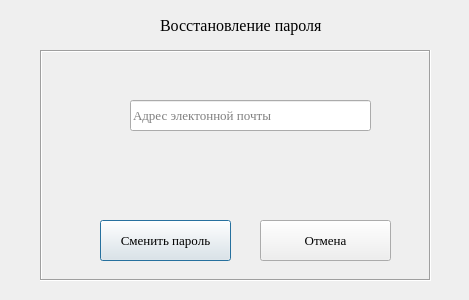
<?xml version="1.0" encoding="UTF-8"?>
<ui version="4.0">
 <class>Dialog</class>
 <widget class="QDialog" name="Dialog">
  <property name="geometry">
   <rect>
    <x>0</x>
    <y>0</y>
    <width>469</width>
    <height>300</height>
   </rect>
  </property>
  <property name="windowTitle">
   <string>Восстановление пароля</string>
  </property>
  <widget class="QLabel" name="label">
   <property name="geometry">
    <rect>
     <x>100</x>
     <y>10</y>
     <width>261</width>
     <height>31</height>
    </rect>
   </property>
   <property name="font">
    <font>
     <family>Times New Roman</family>
     <pointsize>12</pointsize>
    </font>
   </property>
   <property name="text">
    <string>               Восстановление пароля</string>
   </property>
  </widget>
  <widget class="QFrame" name="frame">
   <property name="geometry">
    <rect>
     <x>40</x>
     <y>50</y>
     <width>391</width>
     <height>231</height>
    </rect>
   </property>
   <property name="frameShape">
    <enum>QFrame::Box</enum>
   </property>
   <property name="frameShadow">
    <enum>QFrame::Sunken</enum>
   </property>
   <widget class="QLineEdit" name="lineEdit_2">
    <property name="geometry">
     <rect>
      <x>90</x>
      <y>50</y>
      <width>241</width>
      <height>31</height>
     </rect>
    </property>
    <property name="font">
     <font>
      <family>Times New Roman</family>
      <pointsize>10</pointsize>
     </font>
    </property>
    <property name="text">
     <string/>
    </property>
    <property name="placeholderText">
     <string>Адрес электонной почты</string>
    </property>
   </widget>
   <widget class="QPushButton" name="pushButton">
    <property name="geometry">
     <rect>
      <x>60</x>
      <y>170</y>
      <width>131</width>
      <height>41</height>
     </rect>
    </property>
    <property name="font">
     <font>
      <family>Times New Roman</family>
      <pointsize>10</pointsize>
     </font>
    </property>
    <property name="text">
     <string>Сменить пароль</string>
    </property>
   </widget>
   <widget class="QPushButton" name="pushButton_2">
    <property name="geometry">
     <rect>
      <x>220</x>
      <y>170</y>
      <width>131</width>
      <height>41</height>
     </rect>
    </property>
    <property name="font">
     <font>
      <family>Times New Roman</family>
      <pointsize>10</pointsize>
     </font>
    </property>
    <property name="text">
     <string>Отмена</string>
    </property>
   </widget>
  </widget>
 </widget>
 <resources/>
 <connections/>
</ui>
